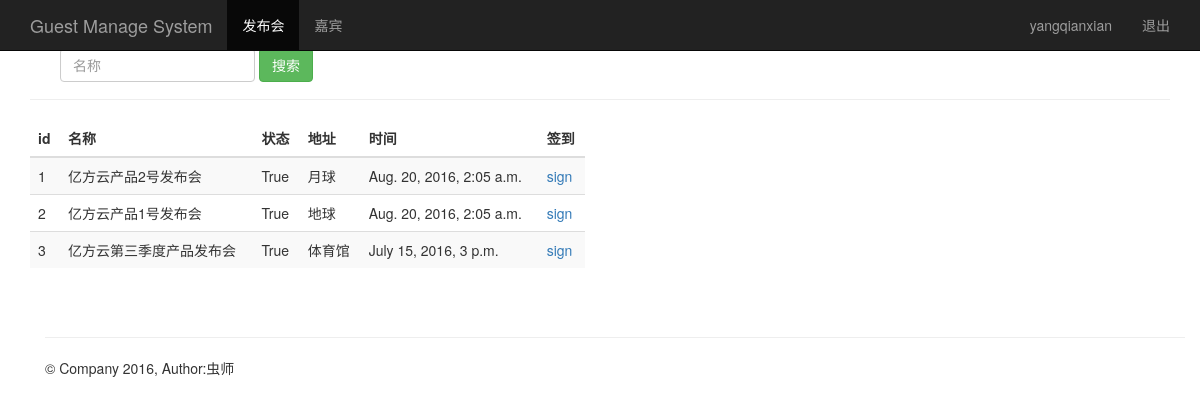
The page /event_manage/ (signed in) on the database its author committed.
### sign/models.py (models this page shows, shortened)
class Event(models.Model):
    name = models.CharField(max_length=100)
    limit = models.IntegerField()
    status = models.BooleanField()
    address = models.CharField(max_length=200)
    starttime = models.DateTimeField()
    createtime = models.DateTimeField(auto_now=True)

### sign/views.py (the view)
# urls.py: url(r'^event_manage/',event_manage),
def event_manage(request):
    event_list = Event.objects.all()
    usersession = request.session.get('username','')
    return render(request,'event_manage.html',{"user":usersession,"events":event_list})

### sign/templates/event_manage.html
{% extends "base.html" %}
{% block content %}
    <nav class="navbar navbar-inverse navbar-fixed-top">
      <div class="container">
        <div class="navbar-header">
          <a class="navbar-brand" href="/event_manage/">Guest Manage System</a>
        </div>
        <div id="navbar" class="collapse navbar-collapse">
          <ul class="nav navbar-nav">
            <li class="active"><a href="#">发布会</a></li>
            <li><a href="/guest_manage/">嘉宾</a></li>
          </ul>
          <ul class="nav navbar-nav navbar-right">
           <li><a href="#">{{user}}</a></li>
           <li><a href="/logout/">退出</a></li>
         </ul>
        </div>
      </div>
    </nav>
    <div class="container theme-showcase" role="main">
      <div class="page-header">
        <div id="navbar" class="navbar-collapse collapse">
          <form class="navbar-form" method="get" action="/search_name/">
            <div class="form-group">
              <input name="name" type="text" placeholder="名称" class="form-control">
            </div>
            <button type="submit" class="btn btn-success">搜索</button>
          </form>
        </div>
      </div>
      <div class="row">
        <div class="col-md-6">
          <table class="table table-striped">
            <thead>
              <tr>
                <th>id</th>
                <th>名称</th>
                <th>状态</th>
                <th>地址</th>
                <th>时间</th>
                <th>签到</th>
              </tr>
            </thead>
            <tbody>
              {% for event in events %}
                <tr>
                  <td>{{ event.id }}</td>
                  <td>{{ event.name }}</td>
                  <td>{{ event.status }}</td>
                  <td>{{ event.address }}</td>
                  <td>{{ event.starttime }}</td>
                  <td><a href="/sign_index/{{ event.id }}/"  target="{{ event.id }}_black">sign</a></td>
                </tr>
             {% endfor %}
            </tbody>
          </table>
        </div>
      </div>
{% endblock %}

### rows shown on the page
Event: id "1", name "亿方云产品2号发布会", status "True", address "月球", starttime "Aug. 20, 2016, 2:05 a.m."
Event: id "2", name "亿方云产品1号发布会", status "True", address "地球", starttime "Aug. 20, 2016, 2:05 a.m."
Event: id "3", name "亿方云第三季度产品发布会", status "True", address "体育馆", starttime "July 15, 2016, 3 p.m."

### other values the page prints
{{ user }} "yangqianxian"
